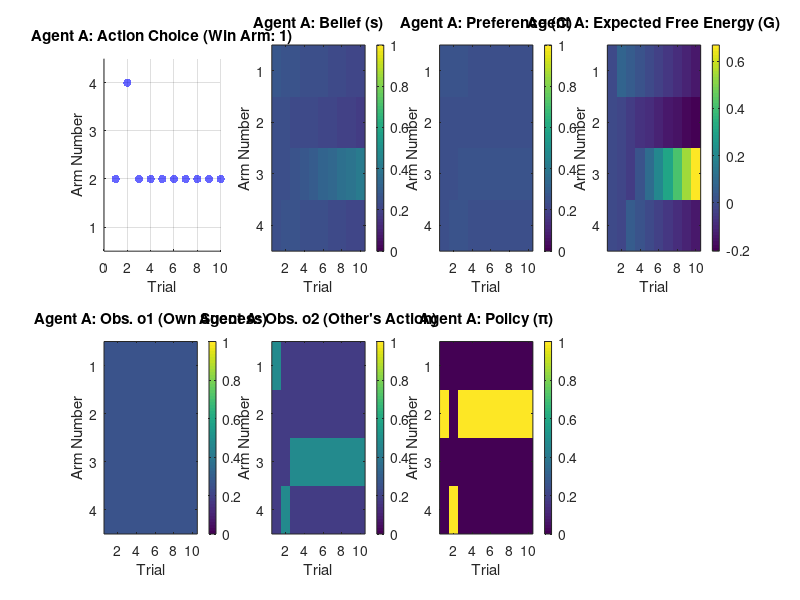
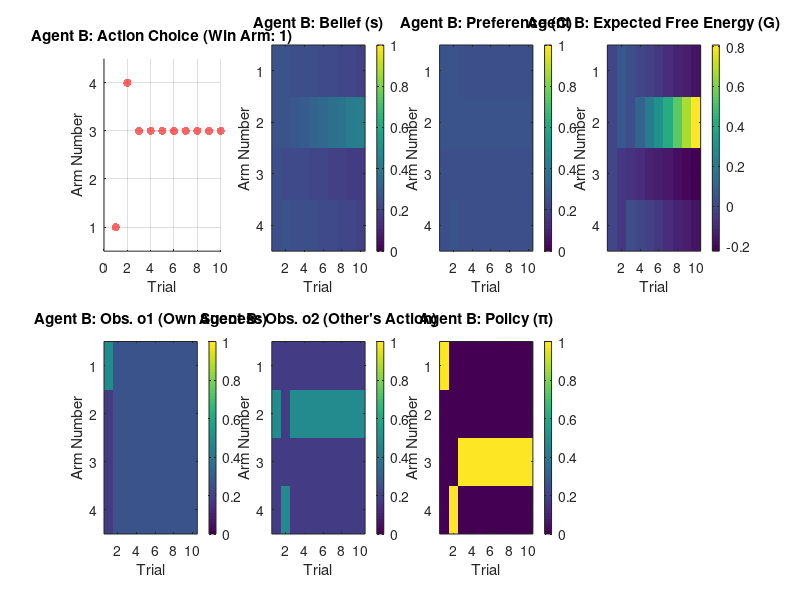

The MATLAB source for these figures, in order:
%% 社会的探索を行う能動的推論モデル (修正版)
% =========================================================================
clear;
close all;
clc;

%% ヘルパー関数
function y = sigmoid(x)
    y = 1 ./ (1 + exp(-x));
end

function y = softmax(x)
    % 数値的安定性のための修正
    x_shifted = x - max(x);
    y = exp(x_shifted) / sum(exp(x_shifted));
end

%% ステップ 0: 初期化
% -------------------------------------------------------------------------
% シミュレーション設定
num_trials = 10; % 総試行回数
num_arms = 4;   % バンディットの腕の数
alpha = 0.1;   % 信念更新の学習率 (0 < alpha <= 1)

% 環境設定
winning_arm = randi(num_arms); % 当たりの腕をランダムに決定
fprintf('環境設定: 当たりのレバーは %d 番です。\n\n', winning_arm);

% --- 生成モデルの定義 ---
% A: 尤度行列 (観測は正確)
A = {eye(num_arms), eye(num_arms)};

% B: 遷移行列 (行動iは状態iへ決定論的に遷移)
B = cell(num_arms, 1);
for i = 1:num_arms
    B{i} = zeros(num_arms, num_arms);
    B{i}(i, :) = 1;
end

% --- エージェントの初期化 ---
agent_A.s = ones(num_arms, 1) / num_arms;
agent_A.pi = ones(num_arms, 1) / num_arms;
agent_A.o1_cum = zeros(num_arms, 1);
agent_A.o2_cum = zeros(num_arms, 1);
C_o1_A = sigmoid(agent_A.o1_cum);
C_o2_A = sigmoid(agent_A.o2_cum);
agent_A.C = sigmoid(C_o1_A .* C_o2_A);

agent_B = agent_A; % エージェントBをAと同じ設定で初期化

% --- 履歴の保存用変数 --- %%% 変更点: 全ての変数をここで初期化 %%%
history.actions_A = zeros(1, num_trials);
history.actions_B = zeros(1, num_trials);
history.beliefs_A = zeros(num_arms, num_trials);
history.beliefs_B = zeros(num_arms, num_trials);
history.g_A = zeros(num_arms, num_trials);
history.g_B = zeros(num_arms, num_trials); % G_Bの履歴を追加
history.c_A = zeros(num_arms, num_trials);
history.c_B = zeros(num_arms, num_trials); % c_Bの履歴を初期化
history.pi_A = zeros(num_arms, num_trials);
history.pi_B = zeros(num_arms, num_trials);
history.o1_A = zeros(num_arms, num_trials);
history.o2_A = zeros(num_arms, num_trials);
history.o1_B = zeros(num_arms, num_trials);
history.o2_B = zeros(num_arms, num_trials);


% 微小値
epsilon = 1e-9;

%% シミュレーションループ
% =========================================================================
fprintf('シミュレーションを開始します...\n');
for t = 1:num_trials
    fprintf('--- トライアル %d ---\n', t);

    if t == 1
        % 初回はランダムに行動を選択
        action_A = randi(num_arms);
        action_B = randi(num_arms);
        agent_A.pi = zeros(num_arms, 1); agent_A.pi(action_A) = 1;
        agent_B.pi = zeros(num_arms, 1); agent_B.pi(action_B) = 1;
    else
        % ステップ 1: 期待自由エネルギー (G) の計算
        G_A = zeros(num_arms, 1);
        G_B = zeros(num_arms, 1);
        for i = 1:num_arms
            s_predicted_A = B{i}' * agent_A.s;
            s_predicted_B = B{i}' * agent_B.s;
            G_A(i) = s_predicted_A' * (log(s_predicted_A + epsilon) - log(agent_A.C + epsilon));
            G_B(i) = s_predicted_B' * (log(s_predicted_B + epsilon) - log(agent_B.C + epsilon));
        end

        % Gをシグモイド関数で変換して行動選択確率に
        transformed_G_A = softmax(-G_A);
        transformed_G_B = softmax(-G_B);

        % Gが最大の行動を選択 (同値があればランダムに選択)
        maxValue_A = max(transformed_G_A);
        tied_indices_A = find(transformed_G_A == maxValue_A);
        action_A = tied_indices_A(randi(length(tied_indices_A)));

        maxValue_B = max(transformed_G_B);
        tied_indices_B = find(transformed_G_B == maxValue_B);
        action_B = tied_indices_B(randi(length(tied_indices_B)));

        % 方策(pi)を更新
        agent_A.pi = zeros(num_arms, 1); agent_A.pi(action_A) = 1;
        agent_B.pi = zeros(num_arms, 1); agent_B.pi(action_B) = 1;
    end

    % ステップ 3: 観測の生成
    o1_A = zeros(num_arms, 1); if action_A == winning_arm; o1_A(action_A) = 1; end
    o1_B = zeros(num_arms, 1); if action_B == winning_arm; o1_B(action_B) = 1; end
    o2_A = zeros(num_arms, 1); o2_A(action_B) = 1;
    o2_B = zeros(num_arms, 1); o2_B(action_A) = 1;

    o1_A = softmax(o1_A)
    o1_B = softmax(o1_B)
    o2_A = softmax(o2_A)
    o2_B = softmax(o2_B)

    % ステップ 4: 信念 (s) の更新 (修正版)
    %----------------------------------------------------------------------
    s_prev_A = agent_A.s;
    s_prev_B = agent_B.s;

    % 1. o1, o2をsigmoid変換しアダマール積で統合観測oを生成
    o_combined_A = o1_A .* o2_A;
    o_combined_B = o1_B .* o2_B;

    % 2. ターゲットとなる信念を計算 (ln o + ln st-1)
    log_s_target_A = log(o_combined_A + epsilon) + log(s_prev_A + epsilon);
    log_s_target_B = log(o_combined_B + epsilon) + log(s_prev_B + epsilon);

    % 3. 学習率を用いた信念の更新 (この部分は変更なし)
    log_s_new_A = log(s_prev_A + epsilon) + alpha * (log_s_target_A - log(s_prev_A + epsilon));
    log_s_new_B = log(s_prev_B + epsilon) + alpha * (log_s_target_B - log(s_prev_B + epsilon));

    % 4. 正規化 (この部分は変更なし)
    agent_A.s = softmax(log_s_new_A);
    agent_B.s = softmax(log_s_new_B);

    % ステップ 5: 事前選好 (C) の更新
    agent_A.o1_cum = agent_A.o1_cum + o1_A;
    agent_A.o2_cum = agent_A.o2_cum + o2_A;
    agent_B.o1_cum = agent_B.o1_cum + o1_B;
    agent_B.o2_cum = agent_B.o2_cum + o2_B;

    w_reward = 0.7;
    w_social = 1.0 - w_reward;

    C_o1_A = softmax(agent_A.o1_cum);
    C_o2_A = softmax(agent_A.o2_cum);
    agent_A.C = softmax((w_reward * C_o1_A) .* (w_social * C_o2_A));

    C_o1_B = softmax(agent_B.o1_cum);
    C_o2_B = softmax(agent_B.o2_cum);
    agent_B.C = softmax((w_reward * C_o1_B) .* (w_social * C_o2_B));

    % ステップ 6: 全てのデータを履歴に記録 %%% 変更点: ここで全てのデータを記録 %%%
    history.actions_A(t) = action_A;
    history.actions_B(t) = action_B;
    history.beliefs_A(:, t) = agent_A.s;
    history.beliefs_B(:, t) = agent_B.s;
    if t > 1 % Gは2回目以降に計算される
        history.g_A(:, t) = G_A;
        history.g_B(:, t) = G_B;
    end
    history.c_A(:, t) = agent_A.C;
    history.c_B(:, t) = agent_B.C;
    history.pi_A(:, t) = agent_A.pi;
    history.pi_B(:, t) = agent_B.pi;
    history.o1_A(:, t) = o1_A;
    history.o2_A(:, t) = o2_A;
    history.o1_B(:, t) = o1_B;
    history.o2_B(:, t) = o2_B;
end
fprintf('シミュレーション完了。\n');

%% シミュレーション結果の可視化スクリプト (ウィンドウを分割)
% =========================================================================
fprintf('結果をプロットします...\n');

trials_vec = 1:num_trials;

%% --- エージェントAのグラフ (Figure 1) ---
figure('Name', 'Agent A: Simulation Dynamics', 'Position', [10, 300, 1200, 600]);

% 1. Action Choice
subplot(2, 4, 1);
scatter(trials_vec, history.actions_A, 36, 'b', 'filled', 'MarkerFaceAlpha', 0.6);
title(['Agent A: Action Choice (Win Arm: ' num2str(winning_arm) ')']);
xlabel('Trial'); ylabel('Arm Number'); ylim([0.5, num_arms + 0.5]); yticks(1:num_arms); grid on;

% 2. Belief (s)
subplot(2, 4, 2);
imagesc(trials_vec, 1:num_arms, history.beliefs_A);
title('Agent A: Belief (s)');
xlabel('Trial'); ylabel('Arm Number'); yticks(1:num_arms); colorbar; caxis([0 1]);

% 3. Preference (C)
subplot(2, 4, 3);
imagesc(trials_vec, 1:num_arms, history.c_A);
title('Agent A: Preference (C)');
xlabel('Trial'); ylabel('Arm Number'); yticks(1:num_arms); colorbar; caxis([0 1]);

% 4. Expected Free Energy (G)
subplot(2, 4, 4);
imagesc(trials_vec, 1:num_arms, history.g_A);
title('Agent A: Expected Free Energy (G)');
xlabel('Trial'); ylabel('Arm Number'); yticks(1:num_arms); colorbar;

% 5. Observation o1 (Own Success)
subplot(2, 4, 5);
imagesc(trials_vec, 1:num_arms, history.o1_A);
title('Agent A: Obs. o1 (Own Success)');
xlabel('Trial'); ylabel('Arm Number'); yticks(1:num_arms); colorbar; caxis([0 1]);

% 6. Observation o2 (Other's Action)
subplot(2, 4, 6);
imagesc(trials_vec, 1:num_arms, history.o2_A);
title('Agent A: Obs. o2 (Other''s Action)');
xlabel('Trial'); ylabel('Arm Number'); yticks(1:num_arms); colorbar; caxis([0 1]);

% 7. Policy (pi)
subplot(2, 4, 7);
imagesc(trials_vec, 1:num_arms, history.pi_A);
title('Agent A: Policy (\pi)');
xlabel('Trial'); ylabel('Arm Number'); yticks(1:num_arms); colorbar; caxis([0 1]);


%% --- エージェントBのグラフ (Figure 2) ---
figure('Name', 'Agent B: Simulation Dynamics', 'Position', [60, 200, 1200, 600]);

% 1. Action Choice
subplot(2, 4, 1);
scatter(trials_vec, history.actions_B, 36, 'r', 'filled', 'MarkerFaceAlpha', 0.6);
title(['Agent B: Action Choice (Win Arm: ' num2str(winning_arm) ')']);
xlabel('Trial'); ylabel('Arm Number'); ylim([0.5, num_arms + 0.5]); yticks(1:num_arms); grid on;

% 2. Belief (s)
subplot(2, 4, 2);
imagesc(trials_vec, 1:num_arms, history.beliefs_B);
title('Agent B: Belief (s)');
xlabel('Trial'); ylabel('Arm Number'); yticks(1:num_arms); colorbar; caxis([0 1]);

% 3. Preference (C)
subplot(2, 4, 3);
imagesc(trials_vec, 1:num_arms, history.c_B);
title('Agent B: Preference (C)');
xlabel('Trial'); ylabel('Arm Number'); yticks(1:num_arms); colorbar; caxis([0 1]);

% 4. Expected Free Energy (G)
subplot(2, 4, 4);
imagesc(trials_vec, 1:num_arms, history.g_B);
title('Agent B: Expected Free Energy (G)');
xlabel('Trial'); ylabel('Arm Number'); yticks(1:num_arms); colorbar;

% 5. Observation o1 (Own Success)
subplot(2, 4, 5);
imagesc(trials_vec, 1:num_arms, history.o1_B);
title('Agent B: Obs. o1 (Own Success)');
xlabel('Trial'); ylabel('Arm Number'); yticks(1:num_arms); colorbar; caxis([0 1]);

% 6. Observation o2 (Other's Action)
subplot(2, 4, 6);
imagesc(trials_vec, 1:num_arms, history.o2_B);
title('Agent B: Obs. o2 (Other''s Action)');
xlabel('Trial'); ylabel('Arm Number'); yticks(1:num_arms); colorbar; caxis([0 1]);

% 7. Policy (pi)
subplot(2, 4, 7);
imagesc(trials_vec, 1:num_arms, history.pi_B);
title('Agent B: Policy (\pi)');
xlabel('Trial'); ylabel('Arm Number'); yticks(1:num_arms); colorbar; caxis([0 1]);

fprintf('プロット完了。\n');


